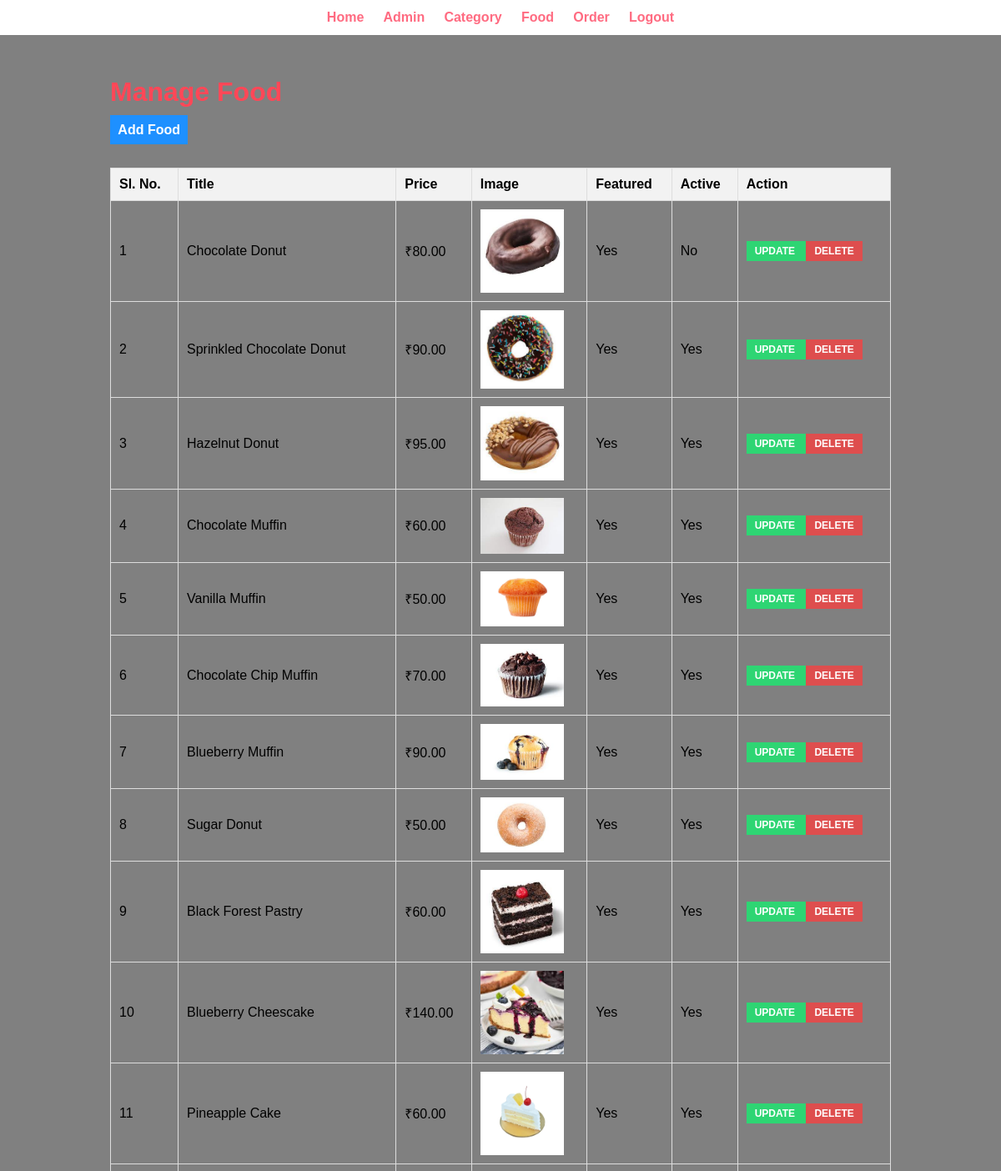
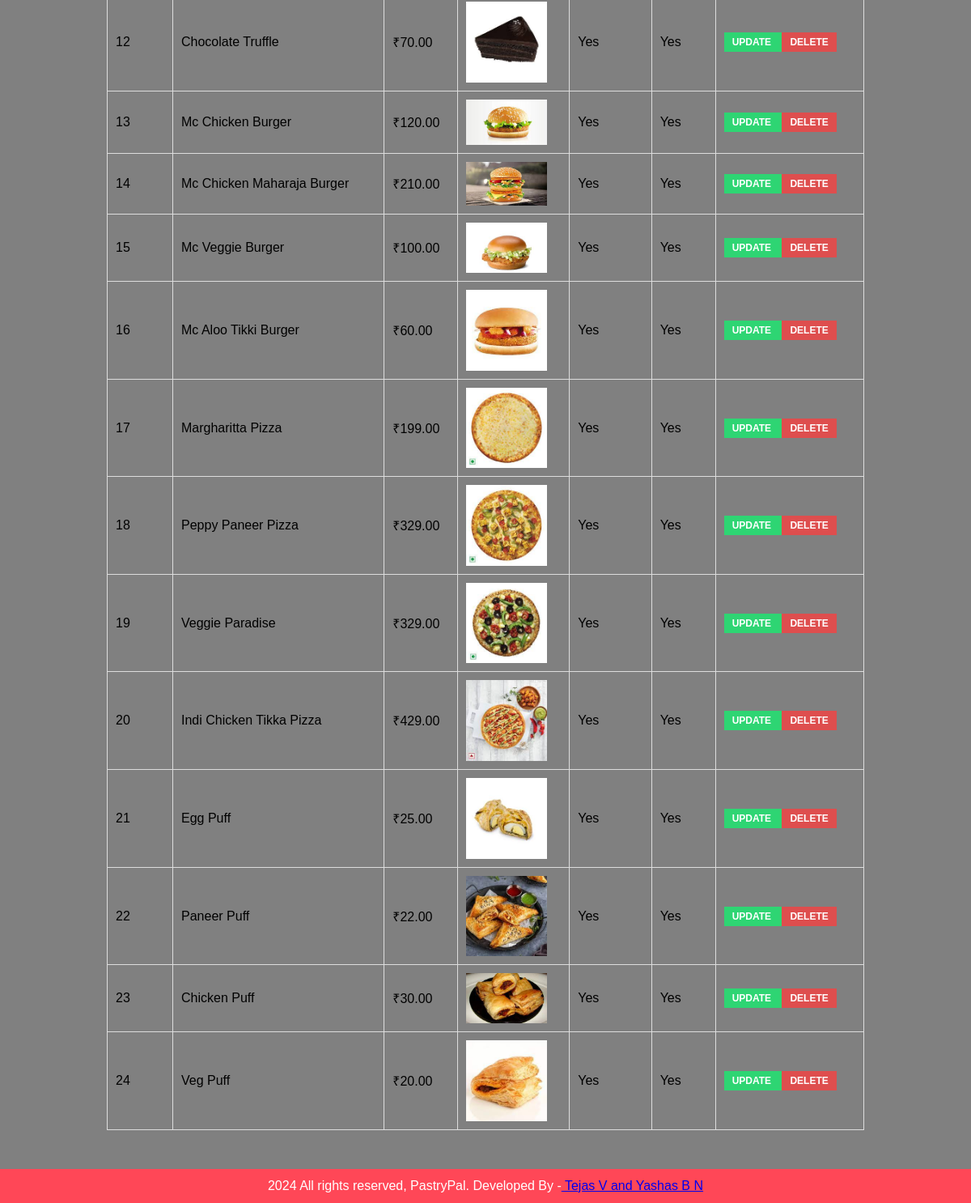
/admin/manage-food.php (signed in), run on the app's committed database (2 pictures, top to bottom).
### tables this page shows
CREATE TABLE `tbl_food` (
  `id` int(10) UNSIGNED NOT NULL,
  `title` varchar(100) NOT NULL,
  `description` text NOT NULL,
  `price` decimal(10,2) NOT NULL,
  `image_name` varchar(255) NOT NULL,
  `category_id` int(10) UNSIGNED NOT NULL,
  `featured` varchar(10) NOT NULL,
  `active` varchar(10) NOT NULL
);

### admin/manage-food.php (the view, shortened to what this page needs)
<?php include('partials/menu.php'); ?>
<div class="main-content">
    <div class="wrapper">
        <h1>Manage Food</h1>
        <br>
        <a href="<?php echo SITEURL; ?>admin/add-food.php" class="btn-primary">Add Food</a>
        <br><br><br>
        <table class="tbl-full" style="border-collapse: collapse; width: 100%;">
            <tr style="background-color: #f2f2f2;">
                <th style="padding: 10px; border: 1px solid #dddddd;">Sl. No.</th>
                <th style="padding: 10px; border: 1px solid #dddddd;">Title</th>
                <th style="padding: 10px; border: 1px solid #dddddd;">Price</th>
                <th style="padding: 10px; border: 1px solid #dddddd;">Image</th>
                <th style="padding: 10px; border: 1px solid #dddddd;">Featured</th>
                <th style="padding: 10px; border: 1px solid #dddddd;">Active</th>
                <th style="padding: 10px; border: 1px solid #dddddd;">Action</th>
            </tr>
            <?php
            $sql = "SELECT * FROM tbl_food";
            $res = mysqli_query($conn, $sql);
            $count = mysqli_num_rows($res);
            $sn = 1;
            if($count > 0) {
                while($row = mysqli_fetch_assoc($res)) {
                    $id = $row['id'];
                    $title = $row['title'];
                    $price = $row['price'];
                    $image_name = $row['image_name'];
                    $featured = $row['featured'];
                    $active = $row['active'];
            ?>
            <tr>
                <td style="padding: 10px; border: 1px solid #dddddd;"><?php echo $sn++; ?></td>
                <td style="padding: 10px; border: 1px solid #dddddd;"><?php echo $title; ?></td>
                <td style="padding: 10px; border: 1px solid #dddddd;">₹<?php echo $price; ?></td>
                <td style="padding: 10px; border: 1px solid #dddddd;">
                    <?php
                    if($image_name == "") {
                        echo "<div style='color:red;'>Image not added.</div>";
                    } else {
                    ?>
                    <img src="<?php echo SITEURL; ?>images/food/<?php echo $image_name ?>" width="100px">
                    <?php } ?>
                </td>
                <td style="padding: 10px; border: 1px solid #dddddd;"><?php echo $featured; ?></td>
                <td style="padding: 10px; border: 1px solid #dddddd;"><?php echo $active; ?></td>
                <td style="padding: 10px; border: 1px solid #dddddd;">
                    <a href="<?php echo SITEURL; ?>admin/update-food.php?id=<?php echo $id; ?>" class="btn-secondary" style="padding: 5px 10px; font-size: 12px;"> UPDATE </a>
                    <a href="<?php echo SITEURL; ?>admin/delete-food.php?id=<?php echo $id; ?>&image_name=<?php echo $image_name ;?>" class="btn-danger"style="padding: 5px 10px; font-size: 12px;"> DELETE </a>
                </td>
            </tr>
            <?php
                }
            } else {
                echo "<tr><td colspan='7' style='padding: 10px; border: 1px solid #dddddd;' class='error'>Food not added yet.</td></tr>";
            }
            ?>
        </table>
    </div>
</div>
<?php include('partials/footer.php'); ?>

### admin/partials/menu.php (shortened to what this page needs)
<html>
    <head>
        <link rel="stylesheet" href="../css/admin.css">
    </head>
    <body>
        <div class="menu text-center">
        <div class="menu">
            <div class="wrapper">
             <ul>
                <li><a href="index.php">Home</a></li>
                <li><a href="manage-admin.php">Admin</a></li>
                <li><a href="manage-category.php">Category</a></li>
                <li><a href="manage-food.php">Food</a></li>
                <li><a href="manage-order.php">Order</a></li>
                <li><a href="logout.php">Logout</a></li>
            </ul>
            </div>
        </div>
    </div>

### admin/partials/footer.php
<div class="footer align: bottom;">
            <div class="wrapper">
            <p class="text-center">2024 All rights reserved, PastryPal. Developed By -<a href="#"> Tejas V and Yashas B N</a></p>
            </div>
        </div>

### css/admin.css (style rules this page uses)
* { margin: 0; padding: 0; font-family: Arial, Helvetica, sans-serif; }
.wrapper { padding: 1%; width: 80%; margin: auto; }
.text-center { text-align: center; }
.tbl-full { width:100%; }
table tr th { border-bottom: 1px solid black; padding: 1%; text-align: left; }
.btn-primary { background-color:#1e90ff ; padding: 1%; color: white; text-decoration: none; font-weight: bold; }
.btn-secondary { background-color:#2ed573 ; padding: 1%; color: white; text-decoration: none; font-weight: bold; }
.btn-danger { background-color:rgb(222, 78, 78) ; padding: 1%; color: white; text-decoration: none; font-weight: bold; }
td { padding: 1%; }
.menu { border-bottom: 1px solid grey; }
.menu ul { list-style-type: none; }
.menu ul li { display: inline; padding: 1%; }
.menu ul li a { text-decoration: none; font-weight: bold; color: #ff6b81; }
.main-content { padding: 3% 0; background-color: grey; }
.footer { align: bottom; background-color: #ff4757; color: white; }
* { box-sizing: border-box; }
h1 { color: #ff4757; }

### data on the page
tbl_food: title "Chocolate Donut", price "80.00", image_name (picture), featured "Yes", active "No"
tbl_food: title "Sprinkled Chocolate Donut", price "90.00", image_name (picture), featured "Yes", active "Yes"
tbl_food: title "Hazelnut Donut", price "95.00", image_name (picture), featured "Yes", active "Yes"
tbl_food: title "Chocolate Muffin", price "60.00", image_name (picture), featured "Yes", active "Yes"
tbl_food: title "Vanilla Muffin", price "50.00", image_name (picture), featured "Yes", active "Yes"
tbl_food: title "Chocolate Chip Muffin", price "70.00", image_name (picture), featured "Yes", active "Yes"
tbl_food: title "Blueberry Muffin", price "90.00", image_name (picture), featured "Yes", active "Yes"
tbl_food: title "Sugar Donut", price "50.00", image_name (picture), featured "Yes", active "Yes"
tbl_food: title "Black Forest Pastry", price "60.00", image_name (picture), featured "Yes", active "Yes"
tbl_food: title "Blueberry Cheescake", price "140.00", image_name (picture), featured "Yes", active "Yes"
tbl_food: title "Pineapple Cake", price "60.00", image_name (picture), featured "Yes", active "Yes"
tbl_food: title "Chocolate Truffle", price "70.00", image_name (picture), featured "Yes", active "Yes"
tbl_food: title "Mc Chicken Burger", price "120.00", image_name (picture), featured "Yes", active "Yes"
tbl_food: title "Mc Chicken Maharaja Burger", price "210.00", image_name (picture), featured "Yes", active "Yes"
tbl_food: title "Mc Veggie Burger", price "100.00", image_name (picture), featured "Yes", active "Yes"
tbl_food: title "Mc Aloo Tikki Burger", price "60.00", image_name (picture), featured "Yes", active "Yes"
tbl_food: title "Margharitta Pizza", price "199.00", image_name (picture), featured "Yes", active "Yes"
tbl_food: title "Peppy Paneer Pizza", price "329.00", image_name (picture), featured "Yes", active "Yes"
tbl_food: title "Veggie Paradise", price "329.00", image_name (picture), featured "Yes", active "Yes"
tbl_food: title "Indi Chicken Tikka Pizza", price "429.00", image_name (picture), featured "Yes", active "Yes"
tbl_food: title "Egg Puff", price "25.00", image_name (picture), featured "Yes", active "Yes"
tbl_food: title "Paneer Puff", price "22.00", image_name (picture), featured "Yes", active "Yes"
tbl_food: title "Chicken Puff", price "30.00", image_name (picture), featured "Yes", active "Yes"
tbl_food: title "Veg Puff", price "20.00", image_name (picture), featured "Yes", active "Yes"
